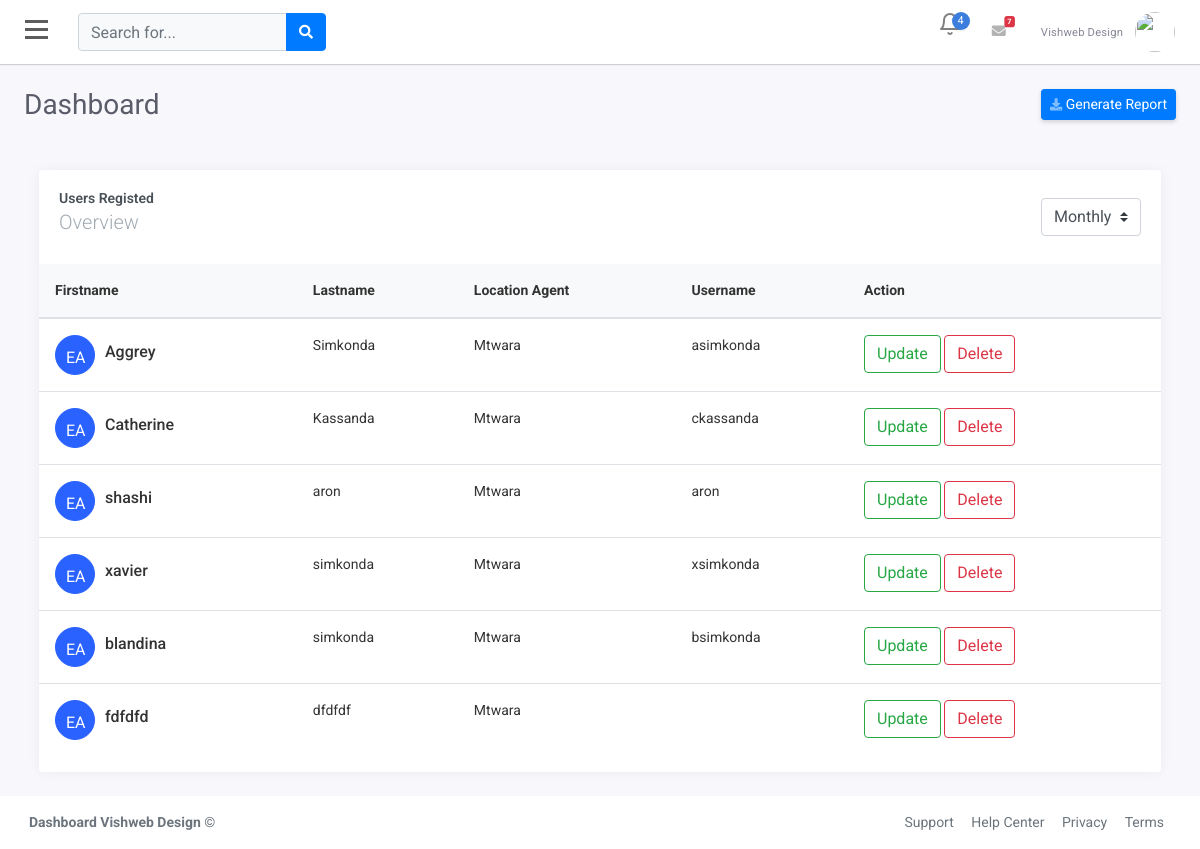
The app's page /index.php/welcome/allusers with its own data.
### tables this page shows
CREATE TABLE `tbl_user` (
  `user_id` int(11) NOT NULL,
  `user_fname` varchar(20) NOT NULL,
  `user_lname` varchar(20) NOT NULL,
  `user_location` varchar(20) NOT NULL,
  `Status` varchar(10) NOT NULL,
  `user_pwd` varchar(100) NOT NULL,
  `user_uname` varchar(20) NOT NULL
);

### application/controllers/Welcome.php (called while the page is built, shortened)
<?php
class Welcome extends CI_Controller {
	public function __construct()
	{
	$this->load->database();
	$this->load->model('Adminmodel');
	$this->load->helper('url');
	}
	public function allusers()
		{
		$this->load->model('Adminmodel');
		$data['post']= $this->Adminmodel->Getallusers();
		$this->load->view("allusers",$data);
		}
}

### index.php (called while the page is built, shortened)
<?php
require_once BASEPATH.'core/CodeIgniter.php';

### application/models/AdminModel.php (called while the page is built, shortened)
<?php
class Adminmodel extends CI_Model
{
	public function Getallusers()
	{
		$query = $this->db->get('tbl_user');
		if ($query->num_rows()>0){
			return $query->result();
		}
	}
	}
?>

### application/views/allusers.php (the view, shortened to what this page needs)
<!doctype html>
<html lang="en">
  <head>
<link href="https://cdnjs.cloudflare.com/ajax/libs/bootstrap-validator/0.4.5/css/bootstrapvalidator.min.css" rel="stylesheet">
    <link rel="stylesheet" href="https://stackpath.bootstrapcdn.com/bootstrap/4.1.3/css/bootstrap.min.css">
       <link rel="stylesheet" href="https://use.fontawesome.com/releases/v5.7.2/css/all.css"
>
		 <link rel="stylesheet" href="font/font/flaticon.css">
  </head>
  <body>
  <div id="wrapper">
        <div id="page-content-wrapper">
			<div id="content">
       <div class="container-fluid p-0 px-lg-0 px-md-0">
        <nav class="navbar navbar-expand navbar-light my-navbar">
            <div type="button"  id="bar" class="nav-icon1 hamburger animated fadeInLeft is-closed" data-toggle="offcanvas">
               <span></span>
			    <span></span>
				 <span></span>
            </div>
          <form class="d-none d-sm-inline-block form-inline navbar-search">
            <div class="input-group">
              <input type="text" class="form-control bg-light " placeholder="Search for..." aria-label="Search">
              <div class="input-group-append">
                <button class="btn btn-primary" type="button">
                  <i class="fas fa-search fa-sm"></i>
                </button>
              </div>
            </div>
          </form>
          <ul class="navbar-nav ml-auto">
           <li class="nav-item dropdown">
							<a class="nav-icon dropdown" href="#" id="alertsDropdown" data-toggle="dropdown" aria-expanded="false">
								<div class="position-relative">
									<span class="indicator">4</span>
								</div>
							</a>
						</li>
            <li class="nav-item">
              <a class="nav-link " href="#"
			 role="button">
                <i class="fas fa-envelope"></i>
                <span class="badge badge-danger badge-counter">7</span>
              </a>
            </li>
            <li class="nav-item dropdown">
              <a class="nav-link dropdown-toggle" href="#" id="userDropdown" role="button" data-toggle="dropdown">
                <span class="mr-2 d-none d-lg-inline text-gray-600 small">Vishweb Design</span>
                <img class="img-profile rounded-circle" src="img/logo3.png">
              </a>
            </li>
          </ul>
        </nav>
        <div class="container-fluid px-lg-4">
<div class="row">
<div class="col-md-12 mt-lg-4 mt-4">
          <div class="d-sm-flex align-items-center justify-content-between mb-4">
            <h1 class="h3 mb-0 text-gray-800">Dashboard</h1>
            <a href="#" class="d-none d-sm-inline-block btn btn-sm btn-primary shadow-sm"><i class="fas fa-download fa-sm text-white-50"></i>
			Generate Report</a>
          </div>
		  </div>
<div class="col-md-12">
                    <div class="col-md-12 mt-4">
                        <div class="card">
                            <div class="card-body">
                                <div class="d-md-flex align-items-center">
                                    <div>
                                        <h4 class="card-title">Users Registed</h4>
                                        <h5 class="card-subtitle">Overview </h5>
                                    </div>
                                    <div class="ml-auto">
                                        <div class="dl">
                                            <select class="custom-select">
                                                <option value="0" selected="">Monthly</option>
                                            </select>
                                        </div>
                                    </div>
                                </div>
                            </div>
                            <div class="table-responsive">
                                <table class="table v-middle">
                                    <thead>
                                        <tr class="bg-light">
                                            <th class="border-top-0">Firstname</th>
                                            <th class="border-top-0">Lastname</th>
                                            <th class="border-top-0">Location Agent</th>
                                            <th class="border-top-0">Username</th>
                                             <th class="border-top-0">Action</th>
                                        </tr>
                                    </thead>
                                    <tbody>
                                    <?php if(count($post)):?>
                                    	<?php foreach ($post as $value):?>
                                    	   <tr>
                                            <td>
                                                <div class="d-flex align-items-center">
                                                    <div class="m-r-10"><a class="btn btn-circle btn-info text-white">EA</a></div>
                                                    <div class="">
                                                        <h4 class="m-b-0 font-16"><?php echo $value->user_fname;  ?></h4>
                                                    </div>
                                                </div>
                                            </td>
                                            <td><?php echo $value->user_lname;  ?></td>
                                            <td><?php echo $value->user_location;  ?></td>
                                            <td>
                                                <label class="label label-danger"><?php echo $value->user_uname;  ?></label>
                                            </td>
                                            <td>
                                            <?php echo anchor('welcome','Update',['class'=>'btn btn-outline-success']);  ?>
                                            <?php echo anchor('welcome/delete','Delete',['class'=>'btn btn-outline-danger']);   ?>
                                            </td>
                                        </tr>
                                     <?php endforeach; ?>
                                      <?php else: ?>
                                      	<tr>
                                      		<td> No Records Found!</td>
                                      	</tr>
                                      <?php endif; ?>
                                    </tbody>
                                </table>
                            </div>
                        </div>
                    </div>
        </div>
        </div>
      </div>
			<footer class="footer">
				<div class="container-fluid">
					<div class="row text-muted">
						<div class="col-6 text-left">
							<p class="mb-0">
								<a href="index.html" class="text-muted"><strong>Dashboard Vishweb Design </strong></a> &copy
							</p>
						</div>
						<div class="col-6 text-right">
							<ul class="list-inline">
								<li class="footer-item">
									<a class="text-muted" href="#">Support</a>
								</li>
								<li class="footer-item">
									<a class="text-muted" href="#">Help Center</a>
								</li>
								<li class="footer-item">
									<a class="text-muted" href="#">Privacy</a>
								</li>
								<li class="footer-item">
									<a class="text-muted" href="#">Terms</a>
								</li>
							</ul>
						</div>
					</div>
				</div>
			</footer>
        </div>
		</div>
    </div>
  </body>
</html>

### application/views/allusers.php (style rules this page uses)
body { position: relative; overflow-x:hidden; background: #f7f7fc; font-family: 'Roboto', sans-serif; }
body, html { height: 100%; }
.navbar-nav > li > a ,.submenu-box ul li a { color:gray!important; text-transform: capitalize; font-size: 14px; padding:10px 10px 10px 20px!important; display: block; font-weight: 400; position: relative; z-index: 2; font-family: 'Roboto', sans-serif; letter-spacing: .2px; }
.navbar-nav li { display:block!important; margin:2px 0px; }
.nav-item .nav-link { display:block; color:white!important; text-transform:capitalize; text-decoration: none; padding:6px 10px; transition:0.4s ease; }
.navbar-nav > li > a i:before { margin:0px 5px 0px 0px; font-size:14px; }
#page-content-wrapper { width: 100%; transition: all 0.5s ease; }
.nav-icon1 { z-index: 999; position:relative; display: block; width:23px; margin:0px 30px 0px 25px; cursor:pointer; height: 25px; }
.nav-icon1 span { position:absolute; top:0; width:100%; height:3px; cursor:pointer; background-color:#5d5d5d; left:0; transform:rotate(0deg); transition:.30s ease-in-out; }
.nav-icon1 span:nth-of-type(1) { top:0; }
.nav-icon1 span:nth-of-type(2) { top:8px; }
.nav-icon1 span:nth-of-type(3) { top:16px; }
.my-navbar { padding:0px; background-color:white; box-shadow: 0 1px 1px 0 rgba(0,0,0,.16); }
.text-gray-600 { color: #858796!important; }
.nav-link .img-profile { height:40px; width:40px; }
.navbar-nav > li > a >i { font-size: 18px; color:#b3b3b3; margin:8px 0px 0px 0px; padding:0px; }
.badge-counter { position: absolute; transform:scale(.7); transform-origin: top right; right:6px; margin-top:4px; }
.dropdown, .dropleft, .dropright, .dropup { position: relative; }
.nav-flag, .nav-icon { padding: .1rem .8rem; display: block; font-size: 1.5rem; color: #6c757d; transition: background .1s ease-in-out,color .1s ease-in-out; line-height: 1.4; }
.position-relative { position: relative!important; }
.nav-item .indicator { background: #3b7ddd; box-shadow: 0 0.1rem 0.2rem rgba(0,0,0,.05); border-radius: 50%; display: block; height: 18px; width: 18px; padding: 1px; position: absolute; top: 0; right: -8px; text-align: center; transition: top .1s ease-out; font-size: .675rem; color: #fff; }
.card { margin-bottom: 24px; border:none; box-shadow: 0 0 0.875rem 0 rgba(33,37,41,.05); }
.card-body { flex: 1 1 auto; min-height: 1px; padding: 1.25rem; }
.card-title { font-size: .875rem; color: #495057; }
.text-gray-800 { color: #5a5c69!important; font-size: 1.75rem; font-weight: 400; line-height: 1.2; }
.shadow-sm { box-shadow: 0 .125rem .25rem 0 rgba(58,59,69,.2)!important; }
.btn-sm { padding: .25rem .5rem; font-size: .875rem; line-height: 1.5; border-radius: .2rem; }
.font-16 { font-size: 16px; }
.m-r-10 { margin-right: 10px; }
.btn-circle { border-radius: 100%; width: 40px; height: 40px; padding: 10px; }
.btn-info { color: #fff; background-color: #2962FF; border-color: #2962FF; }
.card .card-title { position: relative; font-weight: 600; margin-bottom: 10px; }
.card .card-subtitle { font-weight: 300; margin-bottom: 10px; color: #a1aab2; margin-top: -0.375rem; }
.table td, .table th { padding: 1rem; font-size:14px; color:#333; vertical-align: top; border-top: 1px solid #dee2e6; }
footer.footer { padding: 1rem .875rem; direction: ltr; background: #fff; }
footer.footer ul { margin:0px; list-style:none; }
.footer ul li { display:inline-block; margin:0px 7px; }
.text-muted { color: #6c757d!important; font-size:14px; }

### records on screen
tbl_user: user_fname "Aggrey", user_lname "Simkonda", user_location "Mtwara", user_uname "asimkonda"
tbl_user: user_fname "Catherine", user_lname "Kassanda", user_location "Mtwara", user_uname "ckassanda"
tbl_user: user_fname "shashi", user_lname "aron", user_location "Mtwara", user_uname "aron"
tbl_user: user_fname "xavier", user_lname "simkonda", user_location "Mtwara", user_uname "xsimkonda"
tbl_user: user_fname "blandina", user_lname "simkonda", user_location "Mtwara", user_uname "bsimkonda"
tbl_user: user_fname "fdfdfd", user_lname "dfdfdf", user_location "Mtwara"
